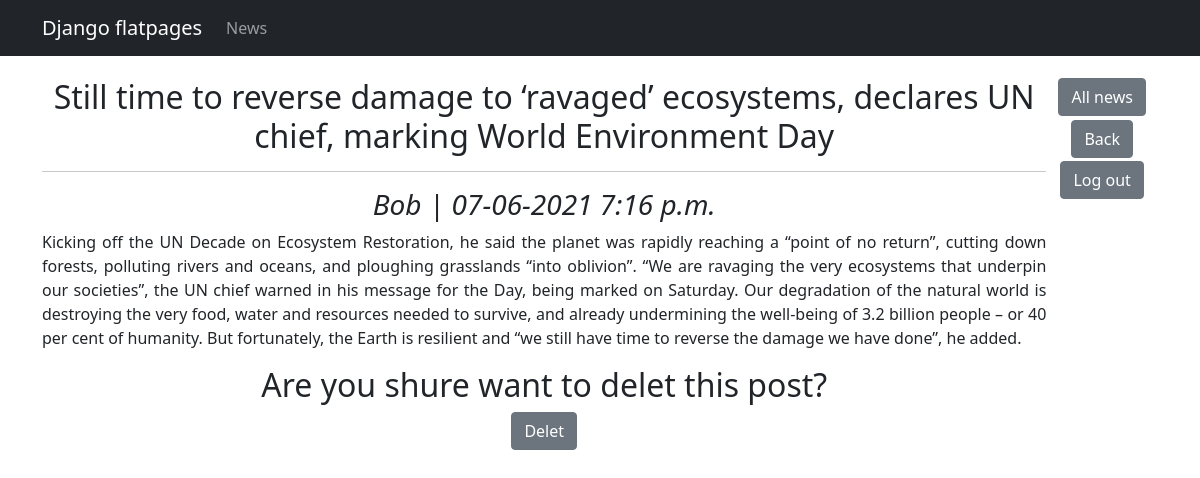
Screenshot of /news/28/delet (signed in) with the database file from the repository.
### backend/models.py (models this page shows, shortened)
class Post(models.Model):
    author = models.ForeignKey(Author, on_delete = models.CASCADE)
    my_post_type = [('article', 'article'), ('news', 'news')]
    post_type = models.CharField(max_length = 7, choices = my_post_type)
    create_data = models.DateTimeField(auto_now_add = True)
    title = models.CharField(max_length = 255)
    content = models.TextField()
    rating = models.IntegerField(default = 0)
    category = models.ManyToManyField(Category, through = 'PostCategory')

class Author(models.Model):
    user = models.OneToOneField(User, on_delete = models.CASCADE)
    rating = models.IntegerField(default = 0)
    def __str__(self):
        return f'{self.user.username}'

### backend/views.py (the view)
# urls.py: path('<int:pk>/delet', DeletPost.as_view()),
class DeletPost(LoginRequiredMixin, DeleteView):
    model = Post
    template_name = 'deletpost.html'
    context_object_name = 'post'
    queryset = Post.objects.all()
    success_url = '/../../'

### backend/templatetags/custom_filters.py (called while the page is built)
@register.filter(name='censor')
def censor(value):
    words_list = value.split()
    for index, word in enumerate(words_list):
        if word.lower() in obscene_words:
            words_list[index] = "<...>"
    return " ".join(words_list)

### templates/deletpost.html (shortened to what this page needs)
{% extends 'base.html' %}
{% load custom_filters %}
{% block content %}
    <div style="display: flex">
        <div style="flex-basis: 90%">
            <h2>{{ post.title|censor }}</h2>
            <hr>
            <h3><i>{{ post.author }} | {{ post.create_data|date:"d-m-Y P" }}</i></h3>
            <p style="text-align: justify">{{ post.content|censor }}</p>
            <h2>Are you shure want to delet this post?</h2>
            <form method="POST">
                <button type="submit" class="btn btn-secondary">Delet</button>
            </form>
        </div>
        <div style="flex-basis: 10%">
            <a href="/.." class="btn btn-secondary" style="margin-bottom: 3%">All news</a>
            <a href="../{{ post.id }}" class="btn btn-secondary" style="margin-bottom: 3%">Back</a>
            {% if request.user.username %}
                <a href="/news/accounts/logout" class="btn btn-secondary">Log out</a>
            {% endif %}
        </div>
    </div>
{% endblock content %}

### rows the page displays
Post: title|censor "Still time to reverse damage to ‘ravaged’ ecosystems, declares UN chief, marking World Environment Day", author "Bob", create_data "07-06-2021 7:16 p.m.", content|censor "Kicking off the UN Decade on Ecosystem Restoration, he said the planet was rapidly reaching a “point of no return”, cutting down forests, polluting rivers and oceans, and ploughing grasslands “into oblivion”. “We are ravaging the very ecosystems that underpin our societies”, the UN chief warned in his message for the Day, being marked on Saturday. Our degradation of the natural world is destroying the very food, water and resources needed to survive, and already undermining the well-being of 3.2 billion people – or 40 per cent of humanity. But fortunately, the Earth is resilient and “we still have time to reverse the damage we have done”, he added."
